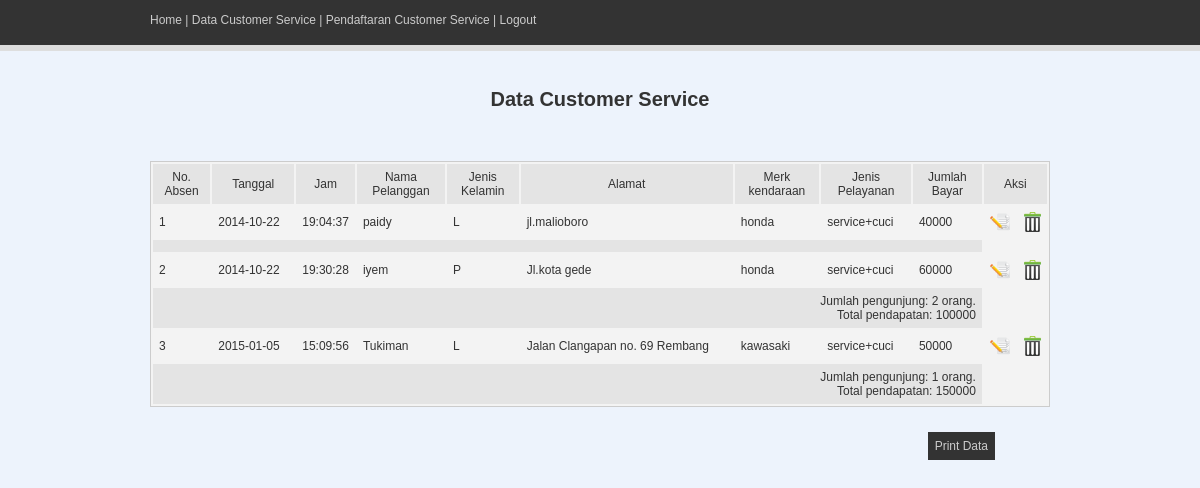
Screenshot of /tampil.php (signed in) with the database file from the repository.
### tables this page shows
CREATE TABLE IF NOT EXISTS `pengunjung` (
  `id` varchar(20) NOT NULL,
  `absen` int(255) NOT NULL,
  `nama` varchar(255) NOT NULL,
  `tanggal` date NOT NULL,
  `jam` time NOT NULL,
  `kategori` varchar(255) NOT NULL,
  `gender` varchar(255) NOT NULL,
  `alamat` varchar(255) NOT NULL,
  `keterangan` varchar(255) NOT NULL,
  `pelayanan` varchar(100) NOT NULL,
  `jmlbayar` int(11) NOT NULL,
  PRIMARY KEY (`id`)
);

### tampil.php (the view, shortened to what this page needs)
<html>
	<head>
		<link rel="stylesheet" href="css/style.css" type="text/css">
	</head>
	<body>
    <center>
		<div id="container">
        	<div id="menu_utama">
            	<a href="home.php">Home</a> | <a href="tampil.php">Data Customer Service</a> | <a href="submit.php">Pendaftaran Customer Service</a> | <a href="logout.php">Logout</a>
            </div>
            <div id="welcome">
            	Data Customer Service
            </div>
            <div id="tampil_data">
            <table cellpadding="6" bgcolor="#f3f3f3" class="garis">
            <tr align="center" bgcolor="#e4e4e4">
            	 <td>No. Absen</td>
				<td style="width:70px;">Tanggal</td>
				<td>Jam</td>
				<td>Nama Pelanggan</td>
                <td>Jenis Kelamin</td>
                <td style="width:200px;">Alamat</td>
				<td>Merk kendaraan</td>
				<td>Jenis Pelayanan</td>
				<td>Jumlah Bayar</td>
                <td colspan="2">Aksi</td>
            </tr>
            <?php
				$count=0;
				$total = 0;
				$query = mysql_query("SELECT tanggal FROM pengunjung group by tanggal asc");
				while ($data = mysql_fetch_array($query))
				{
					$tanggal=$data['tanggal'];
					$query2=mysql_query("select * from pengunjung where tanggal='$tanggal' order by absen asc");
					while ($data2=mysql_fetch_array($query2))
					{
						$id=$data2['id'];
						$absen=$data2['absen'];
						$nama=$data2['nama'];
						$jam=$data2['jam'];
						$kategori=$data2['kategori'];
						$gender=$data2['gender'];
						$alamat=$data2['alamat'];
						$pelayanan=$data2['pelayanan'];
						$jumbayar=$data2['jmlbayar'];
						$total = $total+$jumbayar;
						$count++;
			?>
            <tr>
            	 <td><?php echo "$absen"; ?></td>
				<td><?php echo "$tanggal"; ?></td>
				<td><?php echo "$jam"; ?></td>
				<td><?php echo "$nama"; ?></td>
                <td><?php echo "$gender"; ?></td>
                <td style="width:200px;"><?php echo "$alamat"; ?></td>
				<td><?php echo "$kategori"; ?></td>
				<td><?php echo "$pelayanan"; ?></td>
				<td><?php echo "$jumbayar"; ?></td>
                <td align="center" valign="middle"><a href="edit.php?id=<?php echo "$id"; ?>" title="Edit data ini"><img src="img/edit.png" height="20"></a></td>
              <td align="center" valign="middle"><a href="delData.php?id=<?php echo "$id"; ?>" title="Hapus data ini"><img src="img/del.png" height="20"></a></td>
            </tr>
			<tr bgcolor="#e4e4e4">
			<td colspan = "9" align="right">
			<?php 	} ?>
			Jumlah pengunjung: <?php echo "$count"; ?> orang.<br/>
			Total pendapatan:  <?php echo "$total"; ?>
			</td>
			</tr>
			<?php $count=0; ?>
			<?php } ?>
            </table>
            </div>
            <div id="tombol_cetak">
            	<a href="cetak.php" target="_blank">Print Data</a>
            </div>
        </div>
	</center>
	</body>
</html>

### css/style.css (style rules this page uses)
body { background:#edf3fc; background-image:url(../img/bg.jpg); background-repeat:repeat-x; background-position:top center; background-attachment:scroll; font-family:'Arial'; font-size:12px; color:#333; }
table { font-family:'Arial'; font-size:12px; }
#container { width:900px; height:0 auto; }
#menu_utama { width:auto; height:45px; color:#CCC; text-align:left; padding-top:5px; }
#welcome { width:500px; font-size:20px; font-weight:bold; padding-top:30px; }
#tombol_cetak { width:0 auto; height:0 auto; background-color:#333; color:#CCC; float:right; padding:7px 7px 7px 7px; margin:25px 55px 0 0; }
#tampil_data { width:0 auto; height:0 auto; margin-top:50px; }
.garis { border:1px solid #CCC; }
a { text-decoration:none; color:#CCC; }

### rows the page displays
pengunjung: absen "1", tanggal "2014-10-22", jam "19:04:37", nama "paidy", gender "L", alamat "jl.malioboro", kategori "honda", pelayanan "service+cuci", jmlbayar "40000"
pengunjung: absen "2", tanggal "2014-10-22", jam "19:30:28", nama "iyem", gender "P", alamat "Jl.kota gede", kategori "honda", pelayanan "service+cuci", jmlbayar "60000"
pengunjung: absen "3", tanggal "2015-01-05", jam "15:09:56", nama "Tukiman", gender "L", alamat "Jalan Clangapan no. 69 Rembang", kategori "kawasaki", pelayanan "service+cuci", jmlbayar "50000"

### other values shown
$count "2"
$total "100000"
$count "1"
$total "150000"
